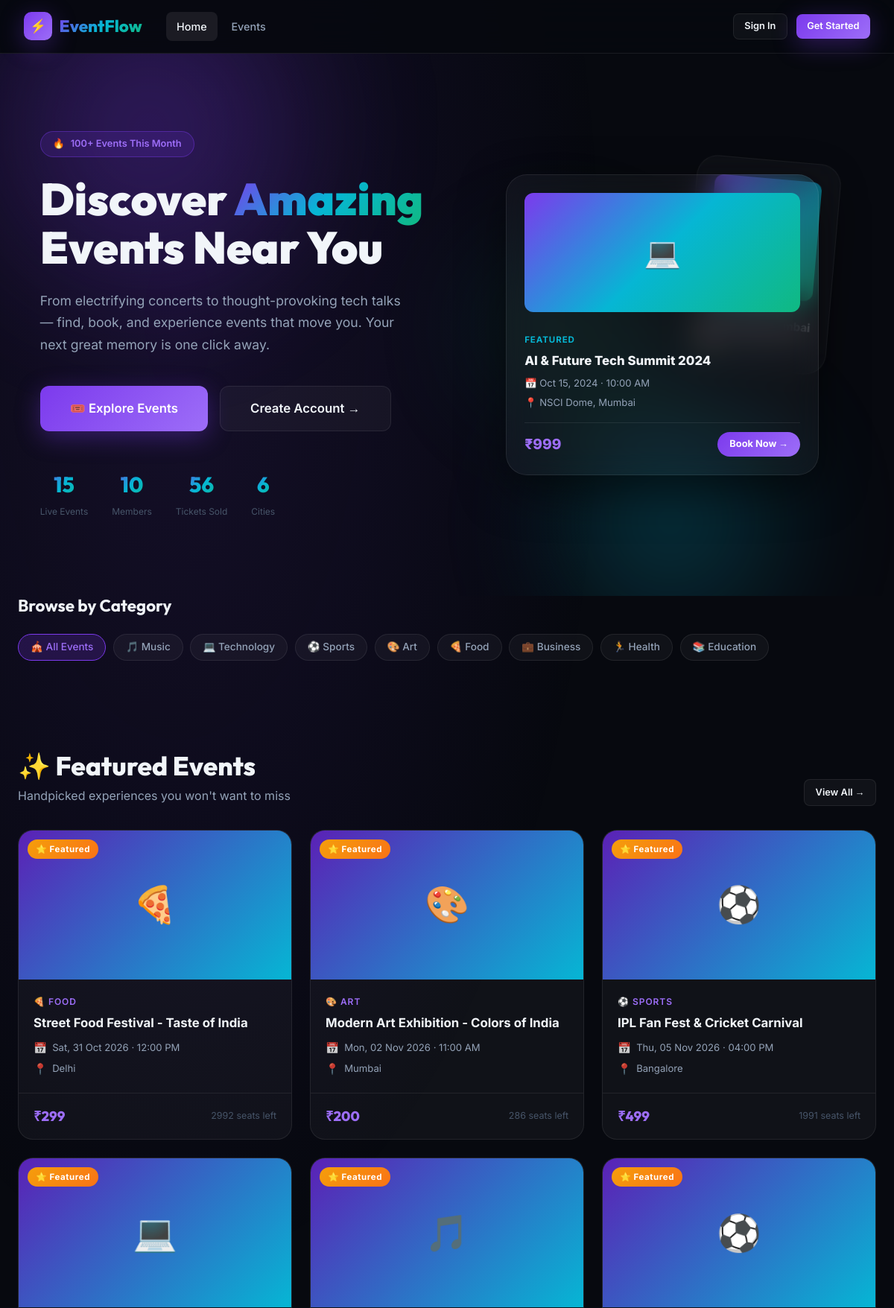
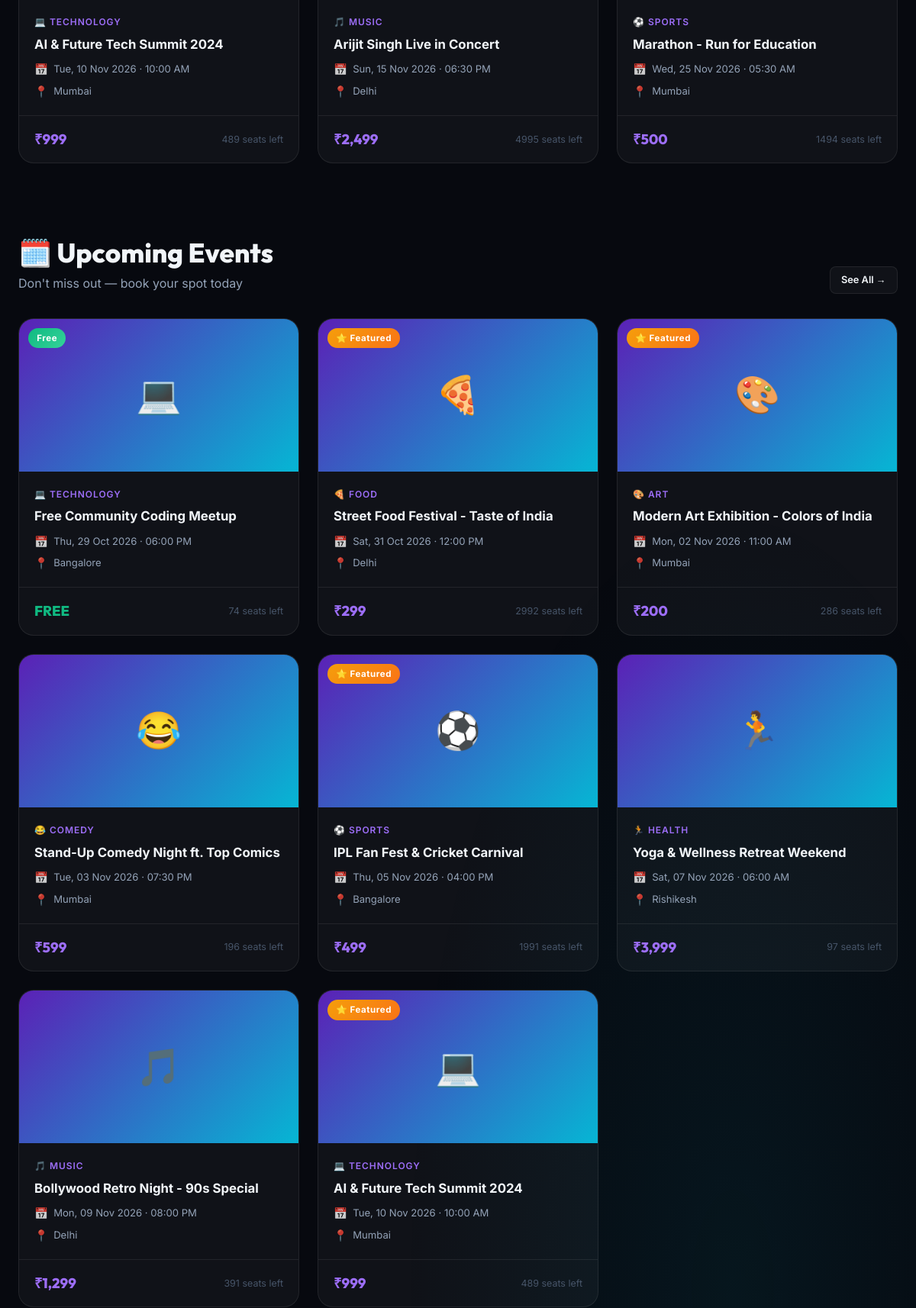
The page / (upper part) on the database its author committed (2 pictures, top to bottom).
### app/models.py (models this page shows, shortened)
class Event(db.Model):
    __tablename__ = 'events'
    id = db.Column(db.Integer, primary_key=True)
    title = db.Column(db.String(200), nullable=False)
    description = db.Column(db.Text, nullable=False)
    event_date = db.Column(db.Date, nullable=False)
    event_time = db.Column(db.Time, nullable=False)
    venue = db.Column(db.String(300), nullable=False)
    city = db.Column(db.String(100), nullable=False, default='')
    category = db.Column(db.String(50), default='General')
    capacity = db.Column(db.Integer, nullable=False, default=100)
    price = db.Column(db.Float, nullable=False, default=0.0)
    banner_image = db.Column(db.String(300), default='default_event.jpg')
    organizer_id = db.Column(db.Integer, db.ForeignKey('users.id'), nullable=False)
    is_featured = db.Column(db.Boolean, default=False)
    is_active = db.Column(db.Boolean, default=True)
    created_at = db.Column(db.DateTime, default=datetime.utcnow)
    bookings = db.relationship('Booking', backref='event', lazy=True)
    @property
    def booked_count(self):
        return sum(b.tickets_count for b in self.bookings if b.status == 'confirmed')
    @property
    def available_seats(self):
        return self.capacity - self.booked_count
    @property
    def is_sold_out(self):
        return self.available_seats <= 0
    @property
    def is_past(self):
        return self.event_date < datetime.utcnow().date()

class Booking(db.Model):
    __tablename__ = 'bookings'
    id = db.Column(db.Integer, primary_key=True)
    user_id = db.Column(db.Integer, db.ForeignKey('users.id'), nullable=False)
    event_id = db.Column(db.Integer, db.ForeignKey('events.id'), nullable=False)
    tickets_count = db.Column(db.Integer, nullable=False, default=1)
    total_price = db.Column(db.Float, nullable=False, default=0.0)
    status = db.Column(db.String(20), default='confirmed')
    booking_ref = db.Column(db.String(36), unique=True, default=lambda: str(uuid.uuid4())[:8].upper())
    qr_code_path = db.Column(db.String(300), default='')
    attendee_name = db.Column(db.String(100), default='')
    attendee_email = db.Column(db.String(120), default='')
    created_at = db.Column(db.DateTime, default=datetime.utcnow)

### app/main/routes.py (the view)
@main.route('/')
def index():
    featured_events = Event.query.filter_by(is_featured=True, is_active=True).order_by(Event.event_date.asc()).limit(6).all()
    upcoming_events = Event.query.filter(
        Event.is_active == True,
        Event.event_date >= datetime.utcnow().date()
    ).order_by(Event.event_date.asc()).limit(8).all()
    categories = [
        {'name': 'Music', 'icon': '🎵', 'color': '#7c3aed'},
        {'name': 'Technology', 'icon': '💻', 'color': '#06b6d4'},
        {'name': 'Sports', 'icon': '⚽', 'color': '#10b981'},
        {'name': 'Art', 'icon': '🎨', 'color': '#f59e0b'},
        {'name': 'Food', 'icon': '🍕', 'color': '#ef4444'},
        {'name': 'Business', 'icon': '💼', 'color': '#8b5cf6'},
        {'name': 'Health', 'icon': '🏃', 'color': '#14b8a6'},
        {'name': 'Education', 'icon': '📚', 'color': '#3b82f6'},
    ]
    stats = {
        'events': Event.query.filter_by(is_active=True).count(),
        'users': User.query.count(),
        'bookings': Booking.query.filter_by(status='confirmed').count(),
        'cities': db.session.query(Event.city).distinct().count(),
    }
    return render_template('index.html', featured_events=featured_events,
                           upcoming_events=upcoming_events, categories=categories,
                           stats=stats, title='EventFlow - Discover Amazing Events')

### app/templates/index.html (shortened to what this page needs)
{% extends 'base.html' %}
{% block content %}
<section class="hero">
  <div class="hero-bg">
    <div class="hero-orb hero-orb-1"></div>
    <div class="hero-orb hero-orb-2"></div>
    <div class="hero-orb hero-orb-3"></div>
  </div>
  <div class="container">
    <div class="hero-grid">
      <div class="hero-content">
        <div class="hero-badge">
          <span>🔥</span> <span>100+ Events This Month</span>
        </div>
        <h1 class="hero-title">
          Discover <span class="gradient-text">Amazing</span><br/>
          Events Near You
        </h1>
        <p class="hero-desc">
          From electrifying concerts to thought-provoking tech talks — find, book, and experience events that move you. Your next great memory is one click away.
        </p>
        <div class="hero-actions">
          <a href="{{ url_for('events.list_events') }}" class="btn btn-primary btn-xl">
            🎟️ Explore Events
          </a>
          {% if not current_user.is_authenticated %}
            <a href="{{ url_for('auth.register') }}" class="btn btn-secondary btn-xl">
              Create Account →
            </a>
          {% else %}
            <a href="{{ url_for('events.create') }}" class="btn btn-secondary btn-xl">
              ➕ Host an Event
            </a>
          {% endif %}
        </div>
        <div class="hero-stats">
          <div class="hero-stat">
            <div class="number" data-count="{{ stats.events }}">{{ stats.events }}</div>
            <div class="label">Live Events</div>
          </div>
          <div class="hero-stat">
            <div class="number" data-count="{{ stats.users }}">{{ stats.users }}</div>
            <div class="label">Members</div>
          </div>
          <div class="hero-stat">
            <div class="number" data-count="{{ stats.bookings }}">{{ stats.bookings }}</div>
            <div class="label">Tickets Sold</div>
          </div>
          <div class="hero-stat">
            <div class="number" data-count="{{ stats.cities }}">{{ stats.cities }}</div>
            <div class="label">Cities</div>
          </div>
        </div>
      </div>
      <div class="hero-visual">
        <div class="hero-card-stack">
          <div class="hero-event-card card-back">
            <div class="event-card-banner">🎸</div>
            <div style="padding-top:0.5rem">
              <div style="font-weight:700;font-size:0.95rem;">Rock Night Mumbai</div>
              <div style="color:var(--text-muted);font-size:0.8rem;margin-top:0.25rem;">📅 This Saturday</div>
            </div>
          </div>
          <div class="hero-event-card card-front">
            <div class="event-card-banner" style="font-size:2.5rem;">💻</div>
            <div style="padding-top:0.75rem">
              <div style="font-size:0.72rem;font-weight:700;color:var(--cyan);text-transform:uppercase;letter-spacing:0.08em;">Featured</div>
              <div style="font-weight:800;font-size:1.05rem;margin:0.35rem 0;">AI & Future Tech Summit 2024</div>
              <div style="color:var(--text-secondary);font-size:0.82rem;display:flex;flex-direction:column;gap:0.3rem;">
                <span>📅 Oct 15, 2024 · 10:00 AM</span>
                <span>📍 NSCI Dome, Mumbai</span>
              </div>
              <div style="display:flex;align-items:center;justify-content:space-between;margin-top:1rem;padding-top:0.75rem;border-top:1px solid var(--border);">
                <span style="font-size:1.2rem;font-weight:800;color:var(--violet-light);">₹999</span>
                <span style="background:var(--gradient-violet);color:#fff;padding:0.4rem 1rem;border-radius:20px;font-size:0.8rem;font-weight:700;">Book Now →</span>
              </div>
            </div>
          </div>
        </div>
      </div>
    </div>
  </div>
</section>
<section class="section-sm" style="padding-top:0;">
  <div class="container">
    <div style="margin-bottom:1.5rem;">
      <h2 style="font-size:1.4rem;font-weight:700;">Browse by Category</h2>
    </div>
    <div class="category-pills stagger">
      <a href="{{ url_for('events.list_events') }}" class="category-pill active">🎪 All Events</a>
      {% for cat in categories %}
        <a href="{{ url_for('events.list_events', category=cat.name) }}" class="category-pill">
          {{ cat.icon }} {{ cat.name }}
        </a>
      {% endfor %}
    </div>
  </div>
</section>
{% if featured_events %}
<section class="section-sm">
  <div class="container">
    <div class="section-header">
      <div>
        <h2 class="section-title">✨ Featured Events</h2>
        <p class="section-subtitle">Handpicked experiences you won't want to miss</p>
      </div>
      <a href="{{ url_for('events.list_events') }}" class="btn btn-secondary btn-sm">View All →</a>
    </div>
    <div class="events-grid stagger">
      {% for event in featured_events %}
        {% include 'events/_card.html' %}
      {% endfor %}
    </div>
  </div>
</section>
{% endif %}
<section class="section-sm">
  <div class="container">
    <div class="section-header">
      <div>
        <h2 class="section-title">🗓️ Upcoming Events</h2>
        <p class="section-subtitle">Don't miss out — book your spot today</p>
      </div>
      <a href="{{ url_for('events.list_events') }}" class="btn btn-secondary btn-sm">See All →</a>
    </div>
    {% if upcoming_events %}
      <div class="events-grid stagger">
        {% for event in upcoming_events %}
          {% include 'events/_card.html' %}
        {% endfor %}
      </div>
    {% endif %}
  </div>
</section>
{% endblock %}

### app/templates/events/_card.html
{% set cat_icons = {'Music':'🎵','Technology':'💻','Sports':'⚽','Art':'🎨','Food':'🍕','Business':'💼','Health':'🏃','Education':'📚','Comedy':'😂','General':'🎪'} %}
<a href="{{ url_for('events.detail', event_id=event.id) }}" class="event-card">
  <div class="event-card-image">
    {% if event.banner_image and event.banner_image != 'default_event.jpg' %}
      <img src="{{ url_for('static', filename='uploads/' + event.banner_image) }}" alt="{{ event.title }}" loading="lazy"/>
    {% else %}
      {{ cat_icons.get(event.category, '🎪') }}
    {% endif %}
    {% if event.is_past %}
      <span class="event-card-badge badge-past">Past</span>
    {% elif event.is_sold_out %}
      <span class="event-card-badge badge-sold-out">Sold Out</span>
    {% elif event.is_featured %}
      <span class="event-card-badge badge-featured">⭐ Featured</span>
    {% elif event.price == 0 %}
      <span class="event-card-badge badge-free">Free</span>
    {% endif %}
  </div>
  <div class="event-card-body">
    <div class="event-card-category">{{ cat_icons.get(event.category, '🎪') }} {{ event.category }}</div>
    <div class="event-card-title">{{ event.title }}</div>
    <div class="event-card-meta">
      <div class="event-card-meta-item">
        <span class="icon">📅</span>
        <span>{{ event.event_date.strftime('%a, %d %b %Y') }} · {{ event.event_time.strftime('%I:%M %p') }}</span>
      </div>
      <div class="event-card-meta-item">
        <span class="icon">📍</span>
        <span>{{ event.city or event.venue[:40] }}</span>
      </div>
    </div>
  </div>
  <div class="event-card-footer">
    <div>
      {% if event.price == 0 %}
        <div class="event-price free">FREE</div>
      {% else %}
        <div class="event-price paid">₹{{ '{:,.0f}'.format(event.price) }}</div>
      {% endif %}
    </div>
    <div class="event-seats {{ 'low' if event.available_seats < event.capacity * 0.2 else '' }}">
      {% if event.is_sold_out %}
        🔴 Sold Out
      {% elif event.available_seats < event.capacity * 0.2 %}
        🟡 {{ event.available_seats }} left!
      {% else %}
        {{ event.available_seats }} seats left
      {% endif %}
    </div>
  </div>
</a>

### rows shown on the page
Event: get "🍕", is_featured "⭐ Featured", category "FOOD", title "Street Food Festival - Taste of India", event_date "Sat, 31 Oct 2026", event_time "12:00 PM", city "Delhi", price "299", available_seats "2992"
Event: get "🎨", is_featured "⭐ Featured", category "ART", title "Modern Art Exhibition - Colors of India", event_date "Mon, 02 Nov 2026", event_time "11:00 AM", city "Mumbai", price "200", available_seats "286"
Event: get "⚽", is_featured "⭐ Featured", category "SPORTS", title "IPL Fan Fest & Cricket Carnival", event_date "Thu, 05 Nov 2026", event_time "04:00 PM", city "Bangalore", price "499", available_seats "1991"
Event: get "💻", is_featured "⭐ Featured", category "TECHNOLOGY", title "AI & Future Tech Summit 2024", event_date "Tue, 10 Nov 2026", event_time "10:00 AM", city "Mumbai", price "999", available_seats "489"
Event: is_featured "⭐ Featured", get "🎵", category "MUSIC", title "Arijit Singh Live in Concert", event_date "Sun, 15 Nov 2026", event_time "06:30 PM", city "Delhi", price "2,499", available_seats "4995"
Event: get "⚽", is_featured "⭐ Featured", category "SPORTS", title "Marathon - Run for Education", event_date "Wed, 25 Nov 2026", event_time "05:30 AM", city "Mumbai", price "500", available_seats "1494"
Event: get "💻", is_featured "Free", category "TECHNOLOGY", title "Free Community Coding Meetup", event_date "Thu, 29 Oct 2026", event_time "06:00 PM", city "Bangalore", price "FREE", available_seats "74"
Event: get "😂", category "COMEDY", title "Stand-Up Comedy Night ft. Top Comics", event_date "Tue, 03 Nov 2026", event_time "07:30 PM", city "Mumbai", price "599", available_seats "196"
Event: get "🏃", category "HEALTH", title "Yoga & Wellness Retreat Weekend", event_date "Sat, 07 Nov 2026", event_time "06:00 AM", city "Rishikesh", price "3,999", available_seats "97"
Event: get "🎵", category "MUSIC", title "Bollywood Retro Night - 90s Special", event_date "Mon, 09 Nov 2026", event_time "08:00 PM", city "Delhi", price "1,299", available_seats "391"

### other values the page prints
{{ stats.events }} "15"
{{ stats.users }} "10"
{{ stats.bookings }} "56"
{{ stats.cities }} "6"
{{ cat.icon }} "🎵" "💻" "⚽" "🎨" "🍕" "💼" "🏃" "📚"
{{ cat.name }} "Music" "Technology" "Sports" "Art" "Food" "Business" "Health" "Education"
